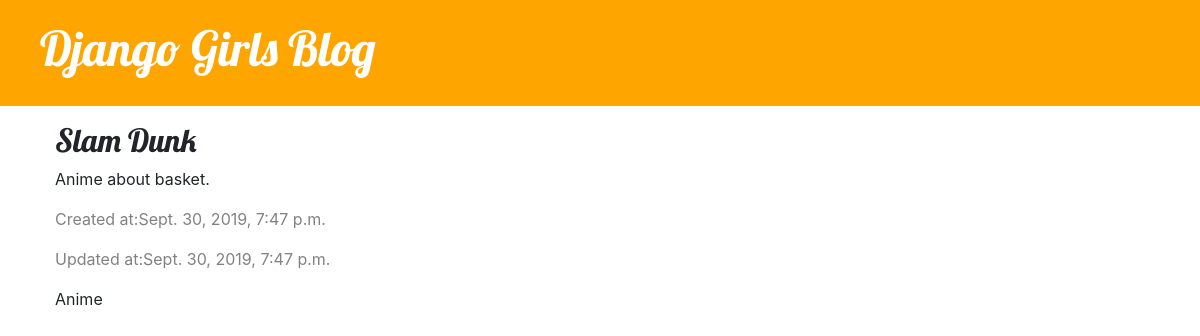
Screenshot of /article/2/ with the database file from the repository.
### NewsPage/models.py (models this page shows, shortened)
class AbstractContent(models.Model):
    created_at = models.DateTimeField(auto_now_add=True)
    updated_at = models.DateTimeField(auto_now=True)
    class Meta:
        abstract = True

class Article(AbstractContent):
    DRAFT = 'DRAFT'
    PUBLISH = 'PUBLISH'
    ARCHIVE = 'ARCHIVE'
    STATUS = (
        (DRAFT, 'Draft'),
        (PUBLISH, 'Publish'),
        (ARCHIVE, 'Archive'),
    )
    title = models.CharField(max_length=200)
    creator = models.ForeignKey(
        get_user_model(),
        on_delete=models.CASCADE,
        related_name="related_article"
    )
    category = models.ForeignKey(
        Category,
        on_delete=models.CASCADE,
        related_name="related_article"
    )
    current_status = models.CharField(max_length=7, choices=STATUS, default=DRAFT)
    content = models.TextField()

class Category(AbstractContent):
    name = models.CharField(max_length=25, null=False, blank=False)

### NewsPage/views.py (the view)
# urls.py: path('article/<int:pk>/', views.article_detail, name='article_detail'),
def article_detail(request, pk):
    article = get_object_or_404(Article, pk=pk)
    return render(request, 'NewsPage/article_detail.html', {'article': article})

### NewsPage/templates/NewsPage/article_detail.html (shortened to what this page needs)
{% extends 'NewsPage/base.html' %}
{% block content %}
    <div class="article">
        <h2>{{ article.title }}</h2>
        <p>{{ article.content|linebreaksbr }}</p>
        <div class="date">
            <p>Created at:{{ article.created_at }}</p>
            <p>Updated at:{{ article.updated_at }}</p>
        </div>
        <div class="category">
            {{ article.category.name }}
        </div>
    </div>
{% endblock %}

### NewsPage/static/css/NewsPage.css (style rules this page uses)
h1, h2, h3, h4 { font-family: 'Lobster', cursive; }
.date { color: #828282; }
.article { margin-top: 15px; margin-bottom: 70px; }

### rows the page displays
Article: title "Slam Dunk", content "Anime about basket.", created_at "Sept. 30, 2019, 7:47 p.m.", updated_at "Sept. 30, 2019, 7:47 p.m.", category.name "Anime"
